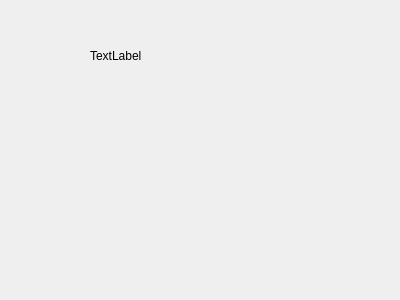
<?xml version="1.0" encoding="UTF-8"?>
<ui version="4.0">
 <class>Form</class>
 <widget class="QWidget" name="Form">
  <property name="geometry">
   <rect>
    <x>0</x>
    <y>0</y>
    <width>400</width>
    <height>300</height>
   </rect>
  </property>
  <property name="windowTitle">
   <string>Form</string>
  </property>
  <widget class="QLabel" name="label">
   <property name="geometry">
    <rect>
     <x>90</x>
     <y>50</y>
     <width>54</width>
     <height>12</height>
    </rect>
   </property>
   <property name="text">
    <string>TextLabel</string>
   </property>
  </widget>
 </widget>
 <resources/>
 <connections/>
</ui>
